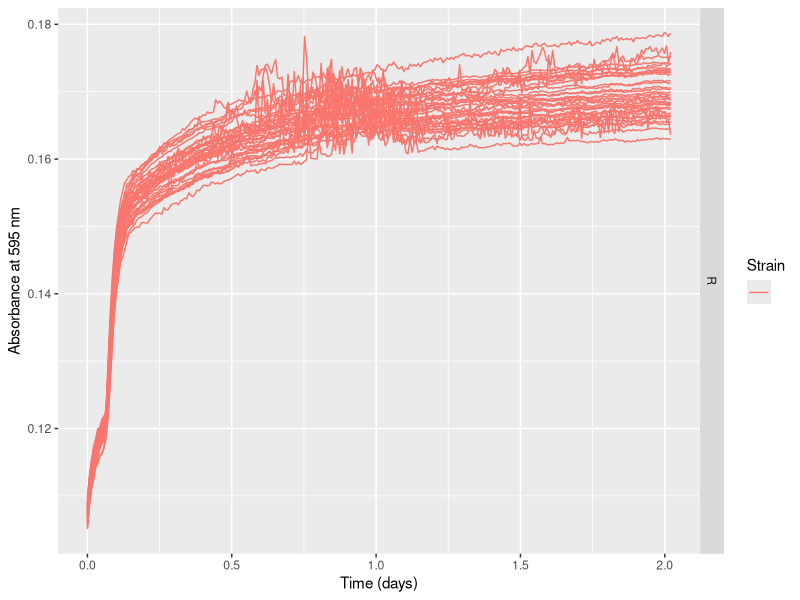
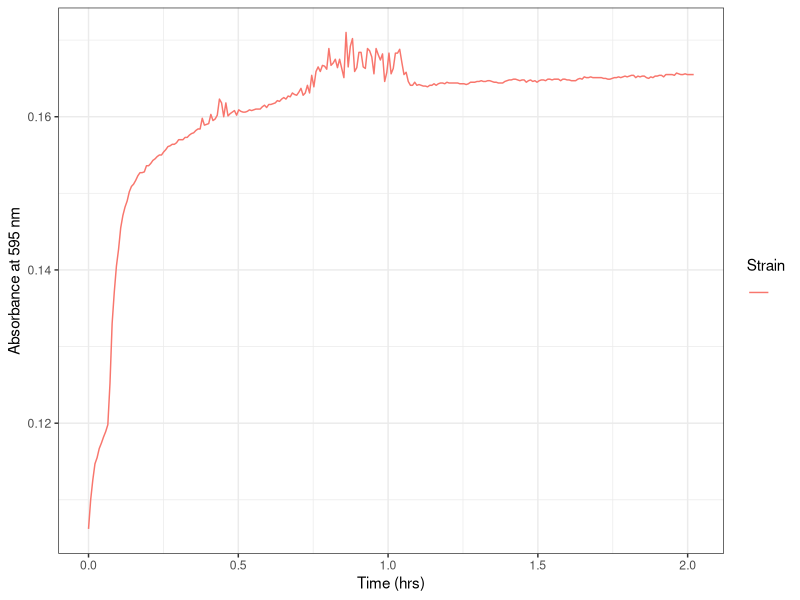
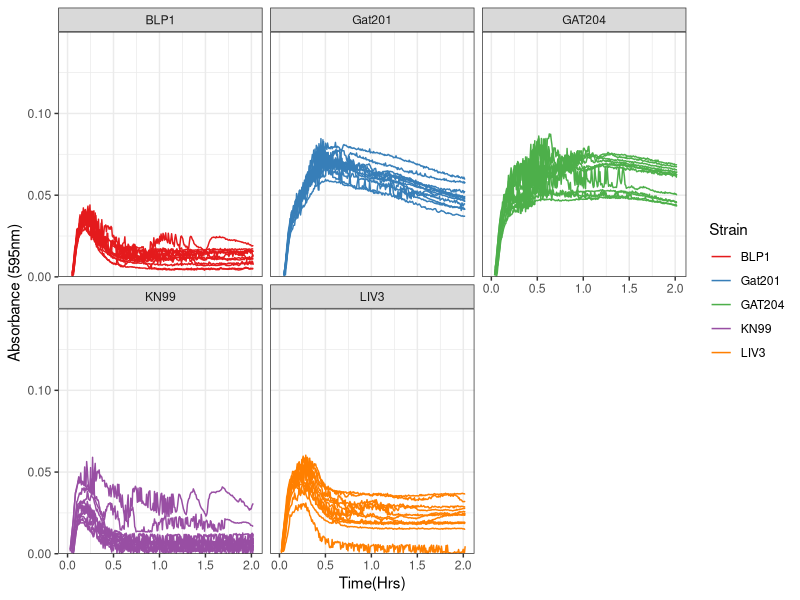
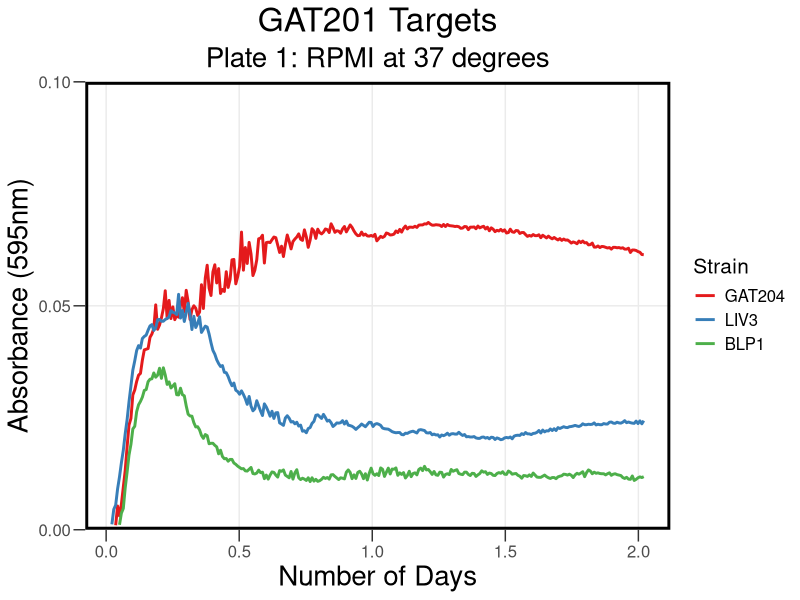
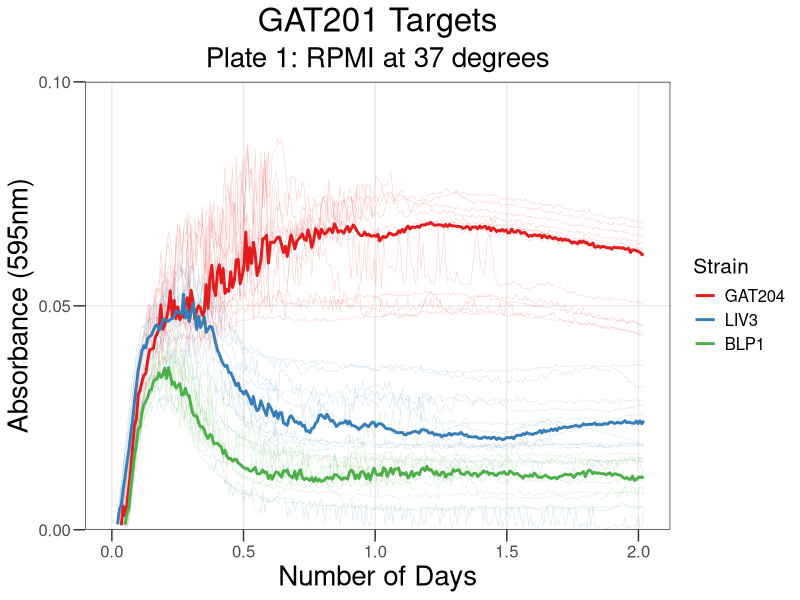
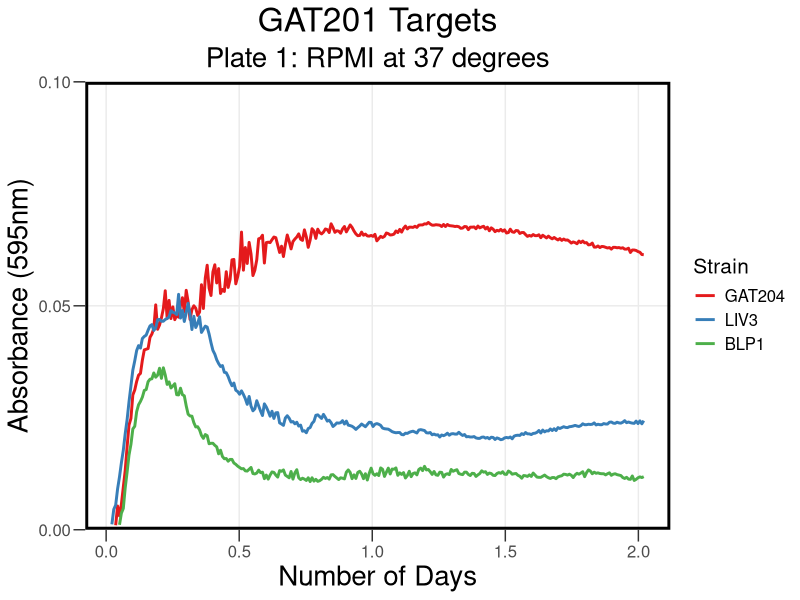
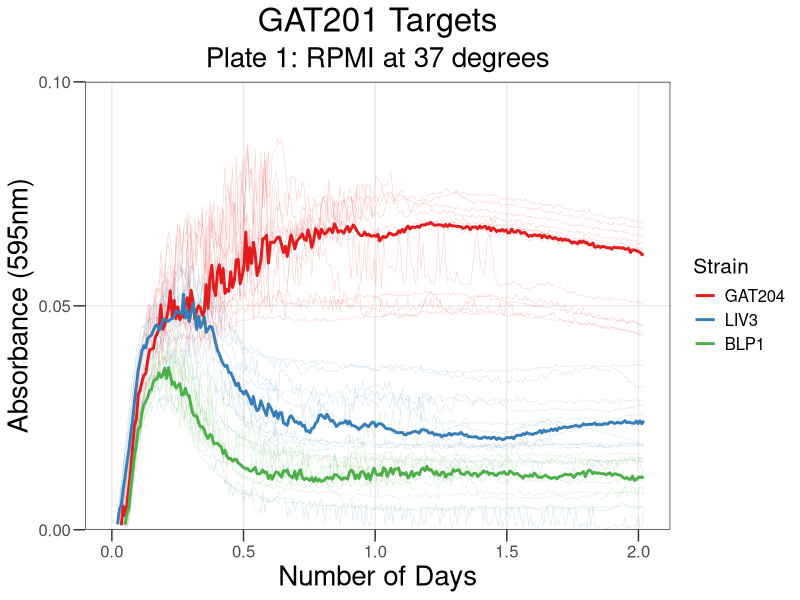

Generate these figures, in order, with R:
## ---- chunk 1
knitr::opts_chunk$set(echo = TRUE , warning=FALSE, message=FALSE)
## ---- chunk 2

library("reshape2")
library(dplyr)
library(ggplot2)
library(tidyverse)
library(rmarkdown)
library(cowplot)
library(yaml)
library(knitr)
## ---- chunk 3

rawdata <- read.csv("../Input/20230308_RPMI_Gat201Targets_Plate1_csv.csv")

## ---- chunk 4

 rawdata_day<-mutate(rawdata, Time = Time/86400)

## ---- chunk 5

reshaped <- melt(rawdata_day, id=c("Time", "Temp"), 
                              variable.name="Well",
                              value.name="OD595")

summary(reshaped)
## ---- chunk 6

platemap <- read.csv("../Input/20230308_RPMI_Gat201Targets_Plate1_setup.csv")
head(platemap, n=50)


## ---- chunk 7

annotated <- inner_join(reshaped, platemap, by="Well")
 
## ---- chunk 8
#rename (annotated,GAT201 = gat201\U0394)


## ---- chunk 9

ggplot(data=filter(annotated,Strain==""),
           aes(x=Time, y=OD595, color=Strain, group = Well)) + 
       geom_line() + 
       facet_grid(Media ~ .) +
       labs(x="Time (days)", y="Absorbance at 595 nm")
## ---- chunk 10

ggplot(data=filter(annotated,Well=="A3"), 
       aes(x=Time, y=OD595, color=Strain, group = Well)) + 
 
       geom_line() + 
     theme_bw()+
     labs(x="Time (hrs)", y="Absorbance at 595 nm")

## ---- chunk 11

blank_OD_summary <- annotated %>%
  filter(Strain=="") %>%
  filter(Well != "A3") %>%
  filter(Well != "A4") %>%
  filter(Well != "A11") %>%
  filter(Well != "A12") %>%
  filter(Well != "B1") %>%
  filter(Well != "F1") %>%
  filter(Well != "H1") %>%
  filter(Well != "H2") %>%
  filter(Well != "H3") %>%
  filter(Well != "H4") %>%
  filter(Well != "H5") %>%
  filter(Well != "H8") %>%
  filter(Well != "H9") %>%
    group_by(Media) %>%
  summarise(OD_median=median(OD595),
            OD_mean=mean(OD595),
            OD_max=max(OD595),
            OD_min=min(OD595))
print(blank_OD_summary)
## ---- chunk 12

normalisedOD <- annotated %>%
  left_join(blank_OD_summary, by="Media") %>%
  mutate(OD_corrected = OD595 - OD_median)

## ---- chunk 13

ggplot(data=normalisedOD %>%
                      filter(Strain != ""), 
                      aes(x=Time, y=OD_corrected, color=Strain, group = Well)) + 
       geom_line() + 
       scale_y_continuous(limits=c(0,0.15),expand=c(0,0))+
       facet_wrap(Strain ~ .)+
  
       labs(x = "Time(Hrs)",
            y = "Absorbance (595nm)") +
       theme(text = element_text(size = 20))+
       theme_bw()+
       scale_color_brewer(palette="Set1")
## ---- chunk 14

ggplot(data=normalisedOD %>%
          dplyr::mutate(Strain = factor(Strain, levels = c("KN99 (WT)", "GAT201", "GAT204", "LIV3","BLP1")))%>%
                     filter(Strain != ""), 
                      aes(x=Time, y=OD_corrected, color=Strain)) + 
       
       stat_summary(fun = "median", geom = "line", size = 1) +
       scale_y_continuous(limits=c(0,0.1),expand=c(0,0), breaks = c(0, 0.05, 0.1)) +
     
  
       labs(x = "Number of Days",
            y = "Absorbance (595nm)",
            title = "GAT201 Targets", subtitle = "Plate 1: RPMI at 37 degrees") +
           
       theme_bw() +
       theme(text = element_text(size = 15))+
       theme(axis.title = element_text(size = 20))+
       theme(axis.ticks.length = unit(0.3, "cm"))+
       theme(title = element_text(size = 20))+
       theme(panel.grid.minor = element_blank())+
       theme(legend.title = element_text(size = 15))+
      theme(legend.background = element_rect(fill = "transparent", color=NA))+
  theme(legend.key = element_rect(fill = "transparent", color=NA))+
       theme (plot.background =  element_rect(fill = "transparent", color=NA), 
         panel.background = element_rect(fill = "transparent", color=NA),)+
      theme(panel.border = element_rect(linetype = "solid", colour = "black", size = 2))+
  theme(plot.title = element_text(hjust = 0.5), plot.subtitle = element_text(hjust = 0.5) )+
       scale_color_brewer(palette="Set1")
       
## ---- chunk 15

ggsave("../Results/AllSummaryPR1.png",width = 6.6,height=5)
## ---- chunk 16

ggplot(data=normalisedOD %>%
          dplyr::mutate(Strain = factor(Strain, levels = c("KN99 (WT)", "GAT201", "GAT204", "LIV3","BLP1")))%>%
                     filter(Strain != ""), 
                      aes(x=Time, y=OD_corrected, color=Strain)) + 
       geom_line(aes(group = Well), size = 0.2, alpha = 0.2) + 
       stat_summary(fun = "median", geom = "line", size = 1) +
       scale_y_continuous(limits=c(0,0.1),expand=c(0,0), breaks = c(0, 0.05, 0.1)) +
   
       labs(x = "Number of Days",
            y = "Absorbance (595nm)",
            title = "GAT201 Targets", subtitle = "Plate 1: RPMI at 37 degrees") +
 
       theme_bw() +
       theme(text = element_text(size = 15))+
       theme(axis.title = element_text(size = 20)) +
  theme(axis.ticks.length = unit(0.3, "cm"))+
       theme(title = element_text(size = 20))+
    
       theme(legend.title = element_text(size = 15))+
  theme(panel.grid.minor = element_blank())+
   theme(plot.title = element_text(hjust = 0.5), plot.subtitle = element_text(hjust = 0.5) )+
  
       scale_color_brewer(palette="Set1")
## ---- chunk 17

ggsave("../Results/StatSummaryPlate1.png",width = 6.6,height=5)
